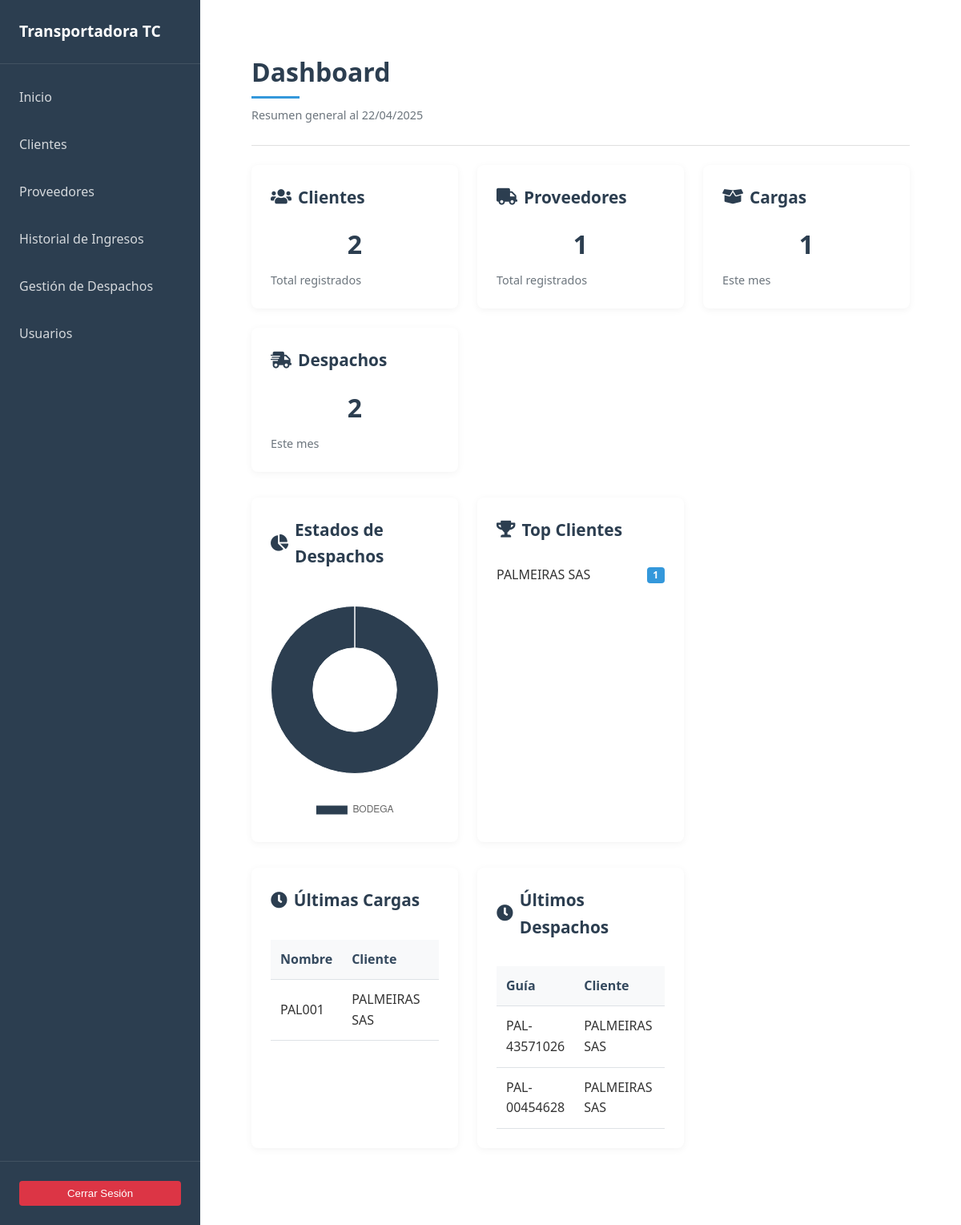
The app's page / (signed in) with its own data.
### clientes/models.py (models this page shows, shortened)
class Cliente(models.Model):
    nit = models.CharField(max_length=255, default="", unique=True, blank=False)
    nombre = models.CharField(max_length=255, blank=False)
    email = models.EmailField()
    telefono = models.CharField(max_length=15)
    ciudad = models.CharField(max_length=255)
    direccion = models.CharField(max_length=255)
    proveedores = models.ManyToManyField(Proveedor, related_name="clientes", blank=True)
    fecha_creacion = models.DateTimeField(auto_now_add=True)

### cargas/models.py (models this page shows, shortened)
class Carga(models.Model):
    nombre = models.CharField(max_length=20, unique=True)
    cliente = models.ForeignKey(Cliente, on_delete=models.CASCADE, related_name='cargas')
    proveedor = models.ForeignKey(Proveedor, on_delete=models.CASCADE, related_name='cargas')
    fecha = models.DateTimeField(auto_now_add=True)
    remision = models.CharField(unique=True, max_length=20)
    observaciones = models.TextField(blank=True, null=True)
    archivo_factura = models.FileField(upload_to='facturas/', blank=True, null=True)

### despachos/models.py (models this page shows, shortened)
class Despacho(models.Model):
    ESTADOS = (
        ('BODEGA', 'En bodega'),
        ('RUTA', 'En ruta'),
        ('ENTREGADO', 'Entregado'),
    )
    cliente = models.ForeignKey(Cliente, on_delete=models.CASCADE, related_name='despachos')
    fecha_creacion = models.DateTimeField(auto_now_add=True)
    guia = models.CharField(max_length=20, unique=True, blank=True)
    estado = models.CharField(max_length=20, choices=ESTADOS, default='BODEGA')
    valor_flete = models.DecimalField(max_digits=10, decimal_places=2)
    observaciones = models.TextField(blank=True, null=True)

### main/views.py (the view)
# urls.py: path('', views.home, name='home'),
@login_required
def home(request):
    hoy = timezone.now().date()
    inicio_mes = hoy.replace(day=1)
    total_clientes = Cliente.objects.count()
    total_proveedores = Proveedor.objects.count()
    cargas_recientes = Carga.objects.select_related('cliente').order_by('-fecha')[:5]
    total_cargas_mes = Carga.objects.filter(fecha__date__gte=inicio_mes).count()
    cargas_por_cliente = Carga.objects.values('cliente__nombre').annotate(
        total=Count('id')
    ).order_by('-total')[:5]
    despachos_recientes = Despacho.objects.select_related('cliente').order_by('-fecha_creacion')[:5]
    total_despachos_mes = Despacho.objects.filter(fecha_creacion__date__gte=inicio_mes).count()
    estados_despachos = Despacho.objects.values('estado').annotate(
        total=Count('id')
    )
    context = {
        'hoy': hoy,
        'total_clientes': total_clientes,
        'total_proveedores': total_proveedores,
        'cargas_recientes': cargas_recientes,
        'total_cargas_mes': total_cargas_mes,
        'cargas_por_cliente': cargas_por_cliente,
        'despachos_recientes': despachos_recientes,
        'total_despachos_mes': total_despachos_mes,
        'estados_despachos': estados_despachos,
    }
    return render(request, 'main/home.html', context)

### main/templates/main/home.html (shortened to what this page needs)
{% extends 'base.html' %}
{% load static %}
{% block content %}
<main class="main-content">
    <header class="content__header">
        <h1 class="content__title">Dashboard</h1>
        <span class="text-muted">Resumen general al {{ hoy|date:"d/m/Y" }}</span>
    </header>
    <hr class="divider">
    <section class="content__body">
        <div class="card-grid">
            <div class="card">
                <div class="card__body">
                    <h3 class="card__title"><i class="fas fa-users"></i> Clientes</h3>
                    <p class="metric-value">{{ total_clientes }}</p>
                    <p class="text-muted">Total registrados</p>
                </div>
            </div>
            <div class="card">
                <div class="card__body">
                    <h3 class="card__title"><i class="fas fa-truck"></i> Proveedores</h3>
                    <p class="metric-value">{{ total_proveedores }}</p>
                    <p class="text-muted">Total registrados</p>
                </div>
            </div>
            <div class="card">
                <div class="card__body">
                    <h3 class="card__title"><i class="fas fa-box-open"></i> Cargas</h3>
                    <p class="metric-value">{{ total_cargas_mes }}</p>
                    <p class="text-muted">Este mes</p>
                </div>
            </div>
            <div class="card">
                <div class="card__body">
                    <h3 class="card__title"><i class="fas fa-shipping-fast"></i> Despachos</h3>
                    <p class="metric-value">{{ total_despachos_mes }}</p>
                    <p class="text-muted">Este mes</p>
                </div>
            </div>
        </div>
        <div class="card-grid">
            <div class="card">
                <div class="card__body">
                    <h3 class="card__title"><i class="fas fa-chart-pie"></i> Estados de Despachos</h3>
                    <div class="chart-container">
                        <canvas id="estadosDespachosChart"></canvas>
                    </div>
                </div>
            </div>
            <div class="card">
                <div class="card__body">
                    <h3 class="card__title"><i class="fas fa-trophy"></i> Top Clientes</h3>
                    <ul class="top-list">
                        {% for item in cargas_por_cliente %}
                        <li>
                            <span class="name">{{ item.cliente__nombre }}</span>
                            <span class="badge">{{ item.total }}</span>
                        </li>
                        {% empty %}
                        <li class="text-muted">No hay datos disponibles</li>
                        {% endfor %}
                    </ul>
                </div>
            </div>
        </div>
        <div class="card-grid">
            <div class="card">
                <div class="card__body">
                    <h3 class="card__title"><i class="fas fa-clock"></i> Últimas Cargas</h3>
                    <div class="table-responsive">
                        <table class="table">
                            <thead>
                                <tr>
                                    <th>Nombre</th>
                                    <th>Cliente</th>
                                    <th>Fecha</th>
                                </tr>
                            </thead>
                            <tbody>
                                {% for carga in cargas_recientes %}
                                <tr>
                                    <td>{{ carga.nombre }}</td>
                                    <td>{{ carga.cliente.nombre }}</td>
                                    <td>{{ carga.fecha|date:"d/m/Y" }}</td>
                                </tr>
                                {% empty %}
                                <tr>
                                    <td colspan="4" class="text-center">No hay cargas recientes</td>
                                </tr>
                                {% endfor %}
                            </tbody>
                        </table>
                    </div>
                </div>
            </div>
            <div class="card">
                <div class="card__body">
                    <h3 class="card__title"><i class="fas fa-clock"></i> Últimos Despachos</h3>
                    <div class="table-responsive">
                        <table class="table">
                            <thead>
                                <tr>
                                    <th>Guía</th>
                                    <th>Cliente</th>
                                    <th>Estado</th>
                                </tr>
                            </thead>
                            <tbody>
                                {% for despacho in despachos_recientes %}
                                <tr>
                                    <td>{{ despacho.guia }}</td>
                                    <td>{{ despacho.cliente.nombre }}</td>
                                    <td>
                                    </td>
                                </tr>
                                {% empty %}
                                <tr>
                                    <td colspan="4" class="text-center">No hay despachos recientes</td>
                                </tr>
                                {% endfor %}
                            </tbody>
                        </table>
                    </div>
                </div>
            </div>
        </div>
    </section>
</main>
<script>
// Espera a que todo el DOM esté cargado
document.addEventListener('DOMContentLoaded', function() {
    // 1. Verificación del elemento canvas
    const canvas = document.getElementById('estadosDespachosChart');
    if (!canvas) {
        console.error('No se encontró el elemento canvas para el gráfico');
        return;
    }
    // 2. Mostrar datos en consola para depuración
    console.log('Datos del gráfico:', {
        labels: [
            {% for estado in estados_despachos %}
                '{{ estado.estado }}',
            {% endfor %}
        ],
        values: [
            {% for estado in estados_despachos %}
                {{ estado.total }},
            {% endfor %}
        ]
    });
    // 3. Creación del gráfico con configuración segura
    try {
        const ctx = canvas.getContext('2d');
        const chart = new Chart(ctx, {
            type: 'doughnut',
            data: {
                labels: [
                    {% for estado in estados_despachos %}
                        '{{ estado.estado }}',
                    {% endfor %}
                ],
                datasets: [{
                    data: [
                        {% for estado in estados_despachos %}
                            {{ estado.total }},
                        {% endfor %}
                    ],
                    backgroundColor: [
                        '#2c3e50',  // BODEGA
                        '#ffc107',  // RUTA
                        '#28a745',  // ENTREGADO
                    ],
                    borderWidth: 1
                }]
            },
            options: {
                responsive: true,
                maintainAspectRatio: false,
                plugins: {
                    legend: {
                        position: 'bottom',
                    },
                    tooltip: {
                        callbacks: {
                            label: function(context) {
                                return `${context.label}: ${context.raw} despachos`;
                            }
                        }
                    }
                }
            }
        });
        console.log('Gráfico creado exitosamente');
    } catch (error) {
        console.error('Error al crear el gráfico:', error);
    }
});
</script>
{% endblock %}

### static/css/styles.css (style rules this page uses)
:root { --primary-color: #2c3e50; --secondary-color: #34495e; --accent-color: #3498db; --success-color: #28a745; --error-color: #dc3545; --warning-color: #ffc107; --info-color: #17a2b8; --text-color: #333; --light-color: #f8f9fa; --dark-color: #343a40; --sidebar-width: 250px; --transition-speed: 0.3s; }
* { margin: 0; padding: 0; box-sizing: border-box; }
body { font-family: 'Segoe UI', Tahoma, Geneva, Verdana, sans-serif; line-height: 1.6; color: var(--text-color); background-color: #f5f5f5; }
.main-content { padding: 2rem; max-width: 1400px; margin: 0 auto; }
.content__header { margin-bottom: 1.5rem; }
.content__title { font-size: 2rem; color: var(--primary-color); margin-bottom: 0.5rem; }
.text-muted { color: #6c757d; font-size: 0.9rem; }
.divider { border: 0; height: 1px; background-color: #e0e0e0; margin: 1.5rem 0; }
.card-grid { display: grid; grid-template-columns: repeat(auto-fill, minmax(250px, 1fr)); gap: 1.5rem; margin-bottom: 2rem; }
.card { background: white; border-radius: 8px; box-shadow: 0 2px 10px rgba(0, 0, 0, 0.05); overflow: hidden; transition: transform 0.3s ease, box-shadow 0.3s ease; }
.card__body { padding: 1.5rem; }
.card__title { font-size: 1.1rem; margin-bottom: 1rem; color: var(--secondary-color); display: flex; align-items: center; gap: 0.5rem; }
.metric-value { font-size: 2.2rem; font-weight: 700; color: var(--primary-color); margin: 0.5rem 0; }
.top-list { list-style: none; }
.top-list li { display: flex; justify-content: space-between; align-items: center; padding: 0.7rem 0; border-bottom: 1px solid #f0f0f0; }
.top-list li:last-child { border-bottom: none; }
.badge { background-color: var(--accent-color); color: white; padding: 0.3rem 0.6rem; border-radius: 20px; font-size: 0.8rem; font-weight: 600; }
.table-responsive { overflow-x: auto; }
.table { width: 100%; border-collapse: collapse; margin-top: 1rem; }
.table th, .table td { padding: 0.75rem; text-align: left; border-bottom: 1px solid #dee2e6; }
.table th { background-color: #f8f9fa; font-weight: 600; color: var(--secondary-color); }
.chart-container { position: relative; width: 100%; min-height: 250px; margin-top: 1rem; }
.card__title { font-size: 1.3rem; margin-bottom: 1rem; color: var(--primary-color); transition: color 0.3s; }
.badge { display: inline-block; padding: 0.25rem 0.5rem; font-size: 0.75rem; font-weight: 600; line-height: 1; text-align: center; white-space: nowrap; vertical-align: baseline; border-radius: 0.25rem; background-color: var(--accent-color); color: white; }
.content__title { position: relative; padding-bottom: 0.5rem; }
.content__title::after { content: ''; position: absolute; bottom: 0; left: 0; width: 60px; height: 3px; background-color: var(--accent-color); }
.card-grid { margin-bottom: 2rem; }
.metric-value { font-size: 2rem; font-weight: bold; color: var(--primary-color); margin: 0.5rem 0; text-align: center; }
.badge { display: inline-block; padding: 0.35em 0.65em; font-size: 0.75em; font-weight: 700; line-height: 1; color: white; text-align: center; white-space: nowrap; vertical-align: baseline; border-radius: 0.25rem; }

### records on screen
Cliente: cliente__nombre "PALMEIRAS SAS", total "1"
Carga: nombre "PAL001", cliente.nombre "PALMEIRAS SAS"
Despacho: guia "PAL-43571026", cliente.nombre "PALMEIRAS SAS"
Despacho: guia "PAL-00454628", cliente.nombre "PALMEIRAS SAS"

### other values on screen
{{ total_clientes }} "2"
{{ total_proveedores }} "1"
{{ total_cargas_mes }} "1"
{{ total_despachos_mes }} "2"
chart data {{ estado.estado }} BODEGA
